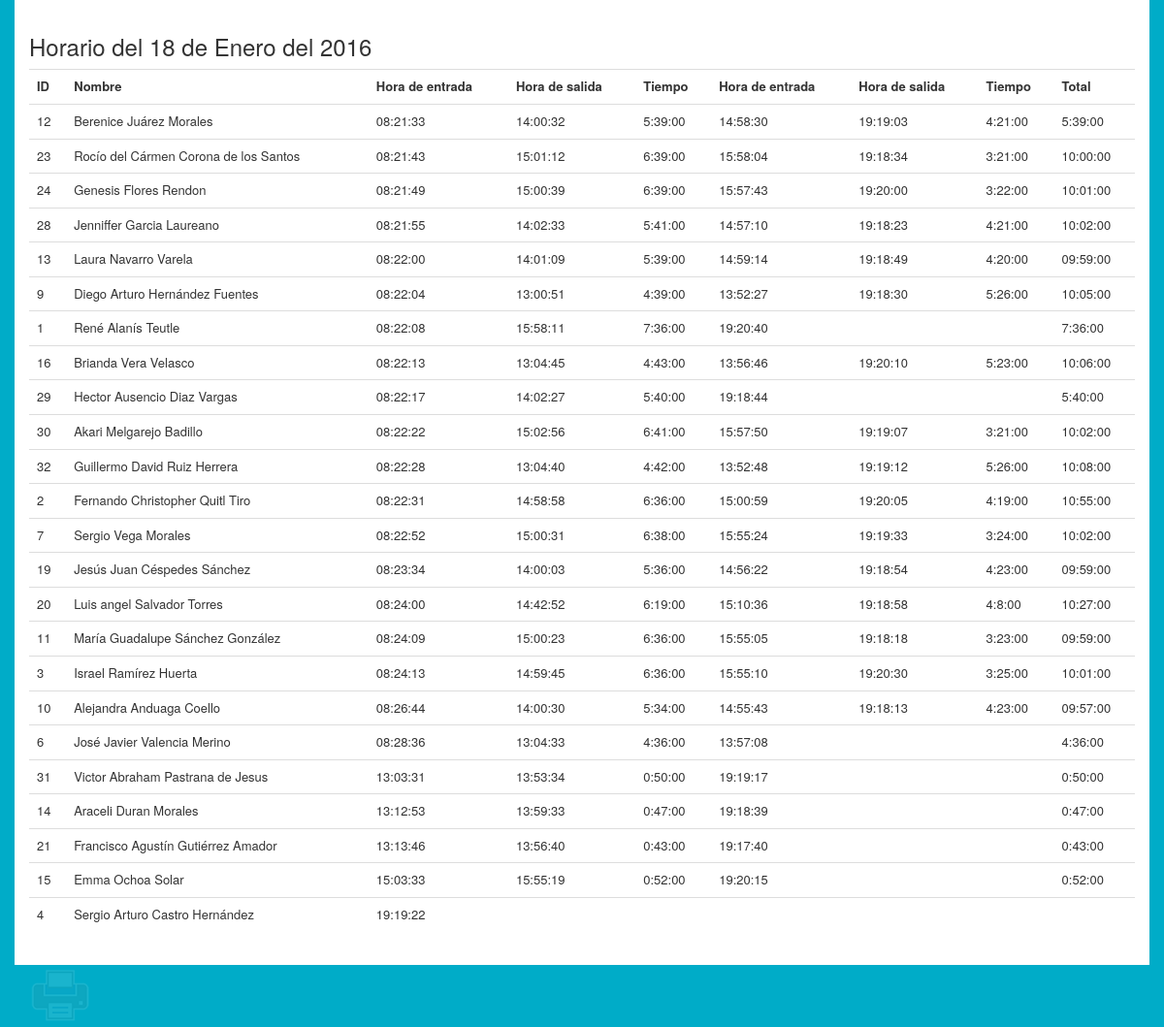
Page /horario-diario.php?date=2016-01-18 on the committed database.
### tables this page shows
CREATE TABLE IF NOT EXISTS `horario` (
  `idhorario` int(11) NOT NULL AUTO_INCREMENT,
  `dia_entrada` date DEFAULT NULL,
  `hora_entrada` time DEFAULT NULL,
  `dia_salida` date DEFAULT NULL,
  `hora_salida` time DEFAULT NULL,
  `tiempo` varchar(8) NOT NULL,
  `tiempo_decimal` float(5,2) NOT NULL,
  `despues_entrada` time DEFAULT NULL,
  `despues_salida` time DEFAULT NULL,
  `despues_tiempo` varchar(8) DEFAULT NULL,
  `despues_tiempo_decimal` float(5,2) DEFAULT NULL,
  `total` varchar(8) DEFAULT NULL,
  `total_decimal` float(5,2) DEFAULT NULL,
  `personal_idpersonal` int(11) NOT NULL,
  PRIMARY KEY (`idhorario`,`personal_idpersonal`),
  KEY `fk_horario_personal1_idx` (`personal_idpersonal`)
);

CREATE TABLE IF NOT EXISTS `personal` (
  `idpersonal` int(11) NOT NULL AUTO_INCREMENT,
  `nombre` varchar(45) DEFAULT NULL,
  `apellidos` varchar(45) DEFAULT NULL,
  `foto` varchar(100) DEFAULT NULL,
  `tolerancia` time NOT NULL,
  `privilegios_idprivilegios` int(11) NOT NULL,
  `usuario_idusuario` int(11) NOT NULL,
  PRIMARY KEY (`idpersonal`,`privilegios_idprivilegios`),
  KEY `fk_personal_privilegios1_idx` (`privilegios_idprivilegios`),
  KEY `fk_personal_usuario1_idx` (`usuario_idusuario`)
);

### horario-diario.php (the view, shortened to what this page needs)
<html>
<head>
<link rel="stylesheet" type="text/css" href="css/bootstrap.min.css">
<link rel="stylesheet" type="text/css" href="css/imprimir.css">
<link rel="stylesheet" type="text/css" href="css/main.css">
</head>
<body>
<?php
$fecha =  $_GET['date'];
$annio = substr($fecha, 0,4);
$mes = substr($fecha, 5,2);
$dia = substr($fecha, 8,2);
$meses = array('01' =>  'Enero',
			'02' =>  'Febrero',
			'03' =>  'Marzo',
			'04' =>  'Abril',
			'05' =>  'Mayo',
			'06' =>  'Junio',
			'07' =>  'Julio',
			'08' =>  'Agosto',
			'09' =>  'Septiembre',
			'10' =>  'Octubre',
			'11' =>  'Noviembre',
			'12' =>  'Diciembre',);
$nombre_mes = $meses[$mes];
	?>
	<div class="container">
		<div class="row horario">
			<h3>Horario del <?php echo $dia." de ".$nombre_mes. " del ".$annio; ?></h3>
			<div class="table-responsive">
				<table class="table">
					<tr>
						<th>ID</th>
						<th>Nombre</th>
						<th>Hora de entrada</th>
						<th>Hora de salida</th>
						<th>Tiempo</th>
						<th>Hora de entrada</th>
						<th>Hora de salida</th>
						<th>Tiempo</th>
						<th>Total</th>
					</tr>
					<?php
						include('conexion.php');
						$datos = "select idpersonal,nombre,apellidos,dia_entrada,hora_entrada,hora_salida,tiempo,despues_entrada,despues_salida,despues_tiempo,total from horario,personal where personal.idpersonal = horario.personal_idpersonal and dia_entrada = '$fecha' order by hora_entrada";
						$horario = mysql_query($datos, $conexion) or die(mysql_error());
						while ($rows = mysql_fetch_assoc($horario)) {
							echo "<tr>";
							$idpersonal = $rows['idpersonal'];
							echo "<td>".$idpersonal."</td>";
							$nombre = $rows['nombre']. " " .$apellido = $rows['apellidos'];
							echo "<td>".$nombre."</td>";
							$entrada = $rows['hora_entrada'];
							echo "<td>".$entrada."</td>";
							$salida = $rows['hora_salida'];
							echo "<td>".$salida."</td>";
							$tiempo = $rows['tiempo'];
							echo "<td>".$tiempo."</td>";
							$entrada = $rows['despues_entrada'];
							echo "<td>".$entrada."</td>";
							$salida = $rows['despues_salida'];
							echo "<td>".$salida."</td>";
							$tiempo = $rows['despues_tiempo'];
							echo "<td>".$tiempo."</td>";
							$total = $rows['total'];
							echo "<td>".$total."</td>";
							echo "</tr>";
						}
					?>
				</table>
			</div>
		</div>
		<button onclick='window.print()' type='button' id='btnImprimir'></button>
	</div>
</body>

### css/imprimir.css (style rules this page uses)
#btnImprimir { background: url(img/imprimir.png); border: 0; width: 64px; height: 64px; }
#btnImprimir { opacity: 0.1; }

### css/main.css (style rules this page uses)
body { background-color: rgb(0,172,200); }
.header, .menu, .register, .horario { background-color: white; padding: 15px; }
table { font-size: 13px; }

### rows in the picture
horario: personal.idpersonal "12", personal.nombre+apellidos "Berenice Juárez Morales", hora_entrada "08:21:33", hora_salida "14:00:32", tiempo "5:39:00", despues_entrada "14:58:30", despues_salida "19:19:03", despues_tiempo "4:21:00", total "5:39:00"
horario: personal.idpersonal "23", personal.nombre+apellidos "Rocío del Cármen Corona de los Santos", hora_entrada "08:21:43", hora_salida "15:01:12", tiempo "6:39:00", despues_entrada "15:58:04", despues_salida "19:18:34", despues_tiempo "3:21:00", total "10:00:00"
horario: personal.idpersonal "24", personal.nombre+apellidos "Genesis Flores Rendon", hora_entrada "08:21:49", hora_salida "15:00:39", tiempo "6:39:00", despues_entrada "15:57:43", despues_salida "19:20:00", despues_tiempo "3:22:00", total "10:01:00"
horario: personal.idpersonal "28", personal.nombre+apellidos "Jenniffer Garcia Laureano", hora_entrada "08:21:55", hora_salida "14:02:33", tiempo "5:41:00", despues_entrada "14:57:10", despues_salida "19:18:23", despues_tiempo "4:21:00", total "10:02:00"
horario: personal.idpersonal "13", personal.nombre+apellidos "Laura Navarro Varela", hora_entrada "08:22:00", hora_salida "14:01:09", tiempo "5:39:00", despues_entrada "14:59:14", despues_salida "19:18:49", despues_tiempo "4:20:00", total "09:59:00"
horario: personal.idpersonal "9", personal.nombre+apellidos "Diego Arturo Hernández Fuentes", hora_entrada "08:22:04", hora_salida "13:00:51", tiempo "4:39:00", despues_entrada "13:52:27", despues_salida "19:18:30", despues_tiempo "5:26:00", total "10:05:00"
horario: personal.idpersonal "1", personal.nombre+apellidos "René Alanís Teutle", hora_entrada "08:22:08", hora_salida "15:58:11", tiempo "7:36:00", despues_entrada "19:20:40", total "7:36:00"
horario: personal.idpersonal "16", personal.nombre+apellidos "Brianda Vera Velasco", hora_entrada "08:22:13", hora_salida "13:04:45", tiempo "4:43:00", despues_entrada "13:56:46", despues_salida "19:20:10", despues_tiempo "5:23:00", total "10:06:00"
horario: personal.idpersonal "29", personal.nombre+apellidos "Hector Ausencio Diaz Vargas", hora_entrada "08:22:17", hora_salida "14:02:27", tiempo "5:40:00", despues_entrada "19:18:44", total "5:40:00"
horario: personal.idpersonal "30", personal.nombre+apellidos "Akari Melgarejo Badillo", hora_entrada "08:22:22", hora_salida "15:02:56", tiempo "6:41:00", despues_entrada "15:57:50", despues_salida "19:19:07", despues_tiempo "3:21:00", total "10:02:00"
horario: personal.idpersonal "32", personal.nombre+apellidos "Guillermo David Ruiz Herrera", hora_entrada "08:22:28", hora_salida "13:04:40", tiempo "4:42:00", despues_entrada "13:52:48", despues_salida "19:19:12", despues_tiempo "5:26:00", total "10:08:00"
horario: personal.idpersonal "2", personal.nombre+apellidos "Fernando Christopher Quitl Tiro", hora_entrada "08:22:31", hora_salida "14:58:58", tiempo "6:36:00", despues_entrada "15:00:59", despues_salida "19:20:05", despues_tiempo "4:19:00", total "10:55:00"
horario: personal.idpersonal "7", personal.nombre+apellidos "Sergio Vega Morales", hora_entrada "08:22:52", hora_salida "15:00:31", tiempo "6:38:00", despues_entrada "15:55:24", despues_salida "19:19:33", despues_tiempo "3:24:00", total "10:02:00"
horario: personal.idpersonal "19", personal.nombre+apellidos "Jesús Juan Céspedes Sánchez", hora_entrada "08:23:34", hora_salida "14:00:03", tiempo "5:36:00", despues_entrada "14:56:22", despues_salida "19:18:54", despues_tiempo "4:23:00", total "09:59:00"
horario: personal.idpersonal "20", personal.nombre+apellidos "Luis angel Salvador Torres", hora_entrada "08:24:00", hora_salida "14:42:52", tiempo "6:19:00", despues_entrada "15:10:36", despues_salida "19:18:58", despues_tiempo "4:8:00", total "10:27:00"
horario: personal.idpersonal "11", personal.nombre+apellidos "María Guadalupe Sánchez González", hora_entrada "08:24:09", hora_salida "15:00:23", tiempo "6:36:00", despues_entrada "15:55:05", despues_salida "19:18:18", despues_tiempo "3:23:00", total "09:59:00"
horario: personal.idpersonal "3", personal.nombre+apellidos "Israel Ramírez Huerta", hora_entrada "08:24:13", hora_salida "14:59:45", tiempo "6:36:00", despues_entrada "15:55:10", despues_salida "19:20:30", despues_tiempo "3:25:00", total "10:01:00"
horario: personal.idpersonal "10", personal.nombre+apellidos "Alejandra Anduaga Coello", hora_entrada "08:26:44", hora_salida "14:00:30", tiempo "5:34:00", despues_entrada "14:55:43", despues_salida "19:18:13", despues_tiempo "4:23:00", total "09:57:00"
horario: personal.idpersonal "6", personal.nombre+apellidos "José Javier Valencia Merino", hora_entrada "08:28:36", hora_salida "13:04:33", tiempo "4:36:00", despues_entrada "13:57:08", total "4:36:00"
horario: personal.idpersonal "31", personal.nombre+apellidos "Victor Abraham Pastrana de Jesus", hora_entrada "13:03:31", hora_salida "13:53:34", tiempo "0:50:00", despues_entrada "19:19:17", total "0:50:00"
horario: personal.idpersonal "14", personal.nombre+apellidos "Araceli Duran Morales", hora_entrada "13:12:53", hora_salida "13:59:33", tiempo "0:47:00", despues_entrada "19:18:39", total "0:47:00"
horario: personal.idpersonal "21", personal.nombre+apellidos "Francisco Agustín Gutiérrez Amador", hora_entrada "13:13:46", hora_salida "13:56:40", tiempo "0:43:00", despues_entrada "19:17:40", total "0:43:00"
horario: personal.idpersonal "15", personal.nombre+apellidos "Emma Ochoa Solar", hora_entrada "15:03:33", hora_salida "15:55:19", tiempo "0:52:00", despues_entrada "19:20:15", total "0:52:00"
horario: personal.idpersonal "4", personal.nombre+apellidos "Sergio Arturo Castro Hernández", hora_entrada "19:19:22"

### other values in the picture
$dia "18"
$nombre_mes "Enero"
$annio "2016"
